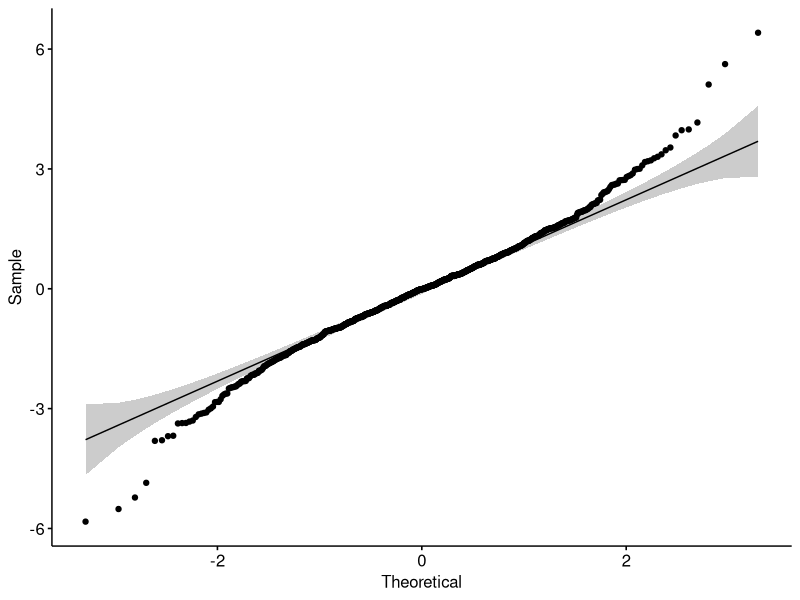
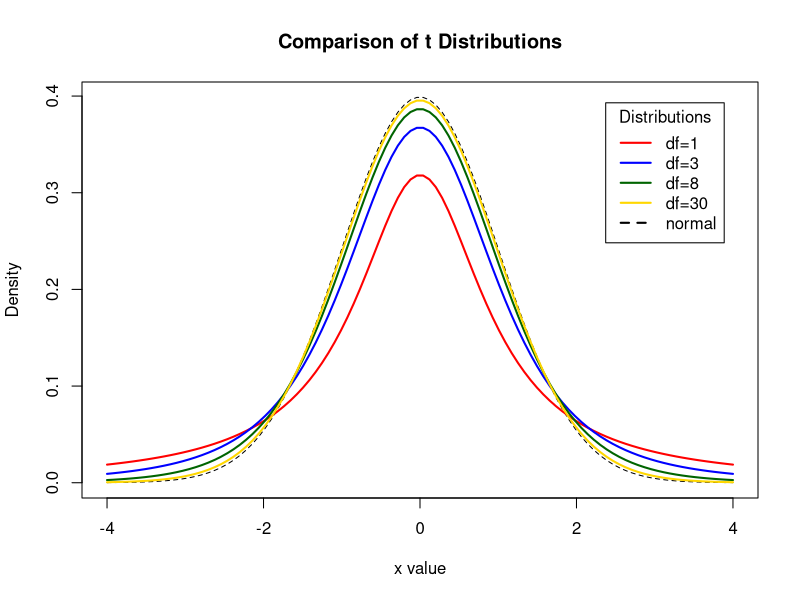
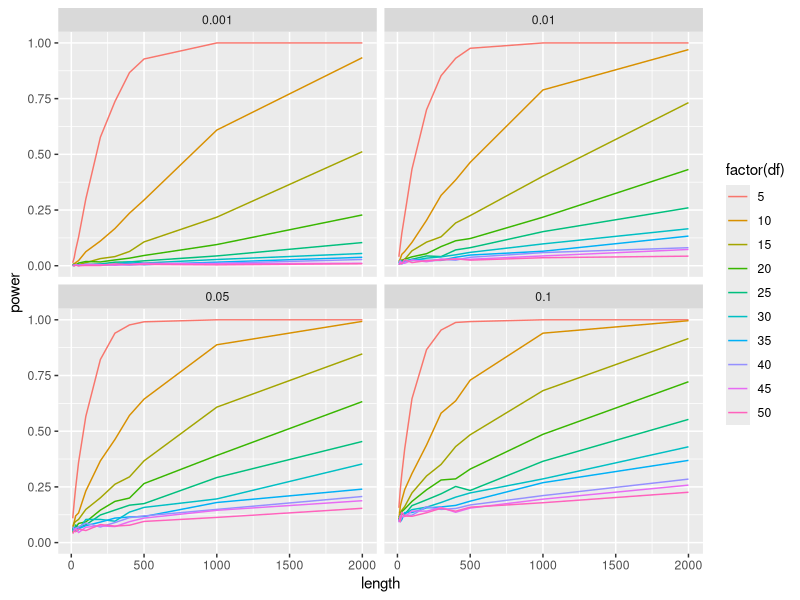
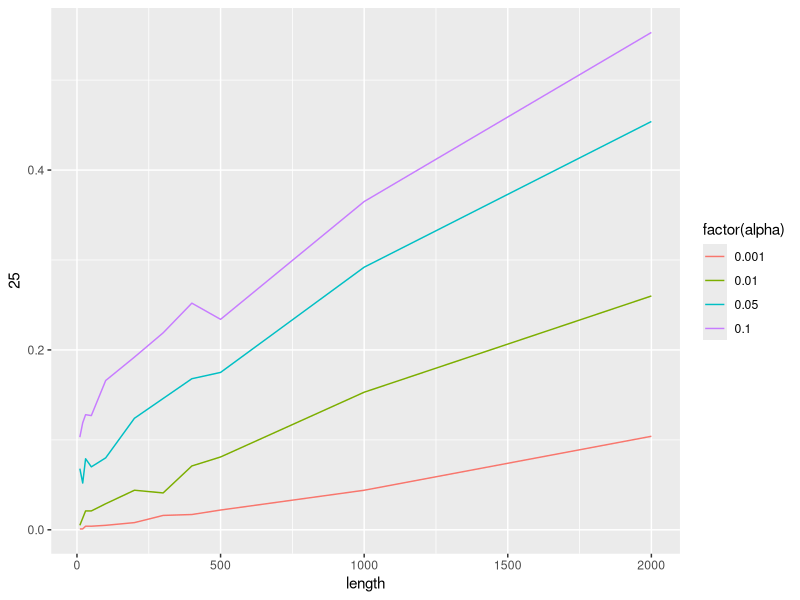

R code for these plots, in order: (Note: a time limit stopped this script after it produced the figures.)
## ---- chunk 1
knitr::opts_chunk$set(echo = TRUE)
## ---- chunk 2
library(ggpubr)
## ---- chunk 3
ggqqplot(rt(1000, 5))
## ---- chunk 4
#Ilość symulacji
N <- 1000
#Rozpatrywane stopnie swobody
dfs <- seq(5, 50, by = 5)
#Rozpatrywane poziomy istotności
alphas <- c(.001, .01, .05, .1)
#Długości próby
sample_l <- c(10,20,30,50,100,200,300,400,500,1000,2000) #Zdecydowałem się na własne wartości, by jak najbardziej ukazać zależność od długości próby
## ---- chunk 5
#Ilość symulacji
N <- 1000
#Rozpatrywane stopnie swobody
dfs <- seq(2, 20, by = 2)#Należy zwrócić uwagę, ze liczba stopni swobody uległa redukcji
#Rozpatrywane poziomy istotności
alphas <- c(.001, .01, .05, .1)
#Długości próby
sample_l <- c(10,20,30,50,100,200,300,400,500,1000,2000)
## ---- chunk 6
#Ilość symulacji
N <- 1000
#Rozpatrywane stopnie swobody
dfs <- seq(5, 50, by = 5)
#Rozpatrywane poziomy istotności
alphas <- c(.001, .01, .05, .1)
#Długości próby
sample_l <- c(10,20,30,50,100,200,300,400,500,1000,2000)
## ---- chunk 7
x <- seq(-4, 4, length=100)
hx <- dnorm(x)

degf <- c(1, 3, 8, 30)
colors <- c("red", "blue", "darkgreen", "gold", "black")
labels <- c("df=1", "df=3", "df=8", "df=30", "normal")

plot(x, hx, type="l", lty=2, xlab="x value",
  ylab="Density", main="Comparison of t Distributions")

for (i in 1:4){
  lines(x, dt(x,degf[i]), lwd=2, col=colors[i])
}

legend("topright", inset=.05, title="Distributions",
  labels, lwd=2, lty=c(1, 1, 1, 1, 2), col=colors)
## ---- chunk 8
library(dplyr)
library(tidyr)
library(ggplot2)
library(tseries)
## ---- chunk 9
#Ilość symulacji
N <- 1000
#Rozpatrywane stopnie swobody
dfs <- seq(5, 50, by = 5)
#Rozpatrywane poziomy istotności
alphas <- c(.001, .01, .05, .1)
#Długości próby
sample_l <- c(10,20,30,50,100,200,300,400,500,1000,2000)

params <- expand.grid(dfs, alphas, sample_l)
str(params)
names(params) <- c("df", "alpha", "length")
head(params)
## ---- chunk 10
glimpse(params)
## ---- chunk 11
set.seed(100)
now <- Sys.time()
powers <- sapply(1:nrow(params), function(p){
  df <- params[p, 1]
  alpha <- params[p, 2]
  l <- params[p, 3]
  p_sim <-sapply(rep(df, N), function(x){
    my_sample <- rt(l, df)
    shapiro.test(my_sample)$p.value
  })
  mean(p_sim < alpha)
})
Sys.time() - now
## ---- chunk 12
power_df <- bind_cols(params, power = powers)
## ---- chunk 13
power_df %>% ggplot(aes(x = length, 
                        y = power, 
                        col = factor(df))) +
  geom_line() +
  facet_wrap(~alpha, ncol = 2)
## ---- chunk 14
power_wide <- 
  power_df %>%
  spread(key = df, value = power)
## ---- chunk 15
power_wide %>%
  ggplot(aes(x = length, 
             y = `25`,
             col = factor(alpha))) +
  geom_line()
## ---- chunk 16
#Ilość symulacji
N <- 1000
#Rozpatrywane stopnie swobody
dfs <- seq(2, 20, by = 2)
#Rozpatrywane poziomy istotności
alphas <- c(.001, .01, .05, .1)
#Długości próby
sample_l <- c(10,20,30,50,100,200,300,400,500,1000,2000)

params <- expand.grid(dfs, alphas, sample_l)
str(params)
names(params) <- c("df", "alpha", "length")
head(params)
## ---- chunk 17
glimpse(params)
## ---- chunk 18
set.seed(100)
now <- Sys.time()
powers <- sapply(1:nrow(params), function(p){
  df <- params[p, 1]
  alpha <- params[p, 2]
  l <- params[p, 3]
  p_sim <-sapply(rep(df, N), function(x){
    my_sample <- rt(l, df)
    ks.test(my_sample, "pnorm")$p.value
  })
  mean(p_sim < alpha)
})
Sys.time() - now
## ---- chunk 19
power_df <- bind_cols(params, power = powers)
## ---- chunk 20
power_df %>% ggplot(aes(x = length, 
                        y = power, 
                        col = factor(df))) +
  geom_line() +
  facet_wrap(~alpha, ncol = 2)
## ---- chunk 21
power_wide <- 
  power_df %>%
  spread(key = df, value = power)
## ---- chunk 22
power_wide %>%
  ggplot(aes(x = length, 
             y = `10`,
             col = factor(alpha))) +
  geom_line()
## ---- chunk 23
#Ilość symulacji
N <- 1000
#Rozpatrywane stopnie swobody
dfs <- seq(5, 50, by = 5)
#Rozpatrywane poziomy istotności
alphas <- c(.001, .01, .05, .1)
#Długości próby
sample_l <- c(10,20,30,50,100,200,300,400,500,1000,2000)

params <- expand.grid(dfs, alphas, sample_l)
str(params)
names(params) <- c("df", "alpha", "length")
head(params)
## ---- chunk 24
glimpse(params)
## ---- chunk 25
set.seed(100)
now <- Sys.time()
powers <- sapply(1:nrow(params), function(p){
  df <- params[p, 1]
  alpha <- params[p, 2]
  l <- params[p, 3]
  p_sim <-sapply(rep(df, N), function(x){
    my_sample <- rt(l, df)
    jarque.bera.test(my_sample)$p.value
  })
  mean(p_sim < alpha)
})
Sys.time() - now
## ---- chunk 26
power_df <- bind_cols(params, power = powers)
## ---- chunk 27
power_df %>% ggplot(aes(x = length, 
                        y = power, 
                        col = factor(df))) +
  geom_line() +
  facet_wrap(~alpha, ncol = 2)
## ---- chunk 28
power_wide <- 
  power_df %>%
  spread(key = df, value = power)
## ---- chunk 29
power_wide %>%
  ggplot(aes(x = length, 
             y = `25`,
             col = factor(alpha))) +
  geom_line()
